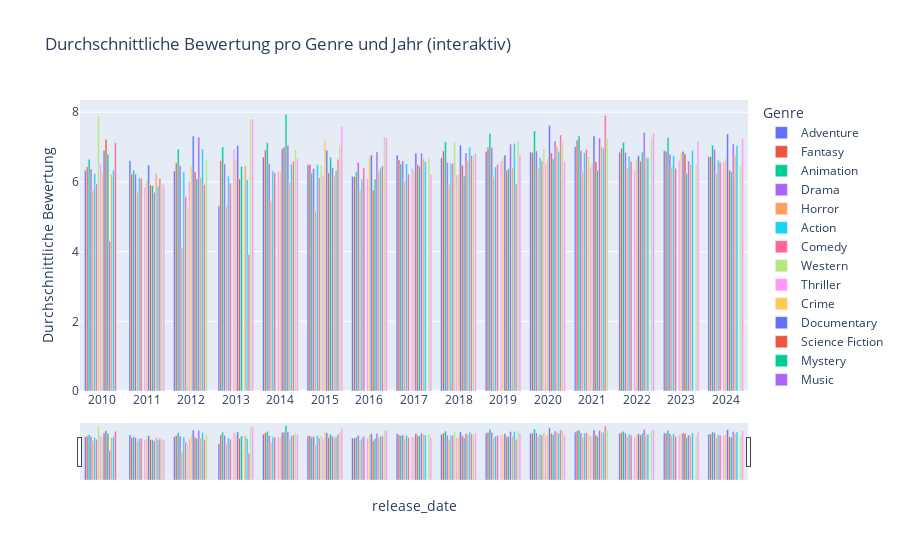

Notebook code for this chart:
### Markdown cell above
##### Visualisierung der durchschnittlichen Bewertung pro Genre pro Jahr

### Code cell
# Verbesserung: Wir müssen pro Trace das richtige customdata setzen und hovertemplate anpassen
import pandas as pd
import plotly.express as px

# Annahme: df_grouped enthält Spalten: release_date, year, genre_name, avg_rating
# Wir erstellen einen DataFrame pro Genre-Trace und übergeben genre_name als customdata in jedem Trace.

def plot_interactive_genre(df_grouped):
    fig = px.bar(
        df_grouped,
        x='release_date',
        y='avg_rating',
        color='genre_name',
        barmode='group',
        labels={
            'year': 'Jahr',
            'avg_rating': 'Durchschnittliche Bewertung',
            'genre_name': 'Genre'
        },
        title='Durchschnittliche Bewertung pro Genre und Jahr (interaktiv)'
    )

    # Für jeden Trace: setze custom data individuell
    for trace in fig.data:
        # Der Name des Trace ist bereits der Genre-Name
        genre = trace.name
        # custom data: eine Spalte mit Genre-Namen, gleiche Länge wie x
        trace.customdata = [genre] * len(trace.x)
        # Hover template mit Nutzung von custom data
        trace.hovertemplate = (
            '<b>Genre:</b> %{customdata}<br>'
            '<b>Jahr:</b> %{x}<br>'
            '<b>Bewertung:</b> %{y:.2f}<extra></extra>'
        )

    fig.update_layout(
        xaxis=dict(rangeslider=dict(visible=True), type='category'),
        hovermode='closest',
        legend=dict(title='Genre', orientation='v', x=1.02, y=1)
    )

    return fig

# Anwendung:
fig = plot_interactive_genre(df_grouped)
fig.show()

### Figure 1 — Plotly figure (JSON) as saved in the notebook; plotly's stock layout.template omitted (floating-point values rounded to 4 significant figures)
{"data": [{"alignmentgroup": "True", "hovertemplate": "<b>Genre:</b> %{customdata}<br><b>Jahr:</b> %{x}<br><b>Bewertung:</b> %{y:.2f}<extra></extra>", "legendgroup": "Adventure", "marker": {"color": "#636efa", "pattern": {"shape": ""}}, "name": "Adventure", "offsetgroup": "Adventure", "orientation": "v", "showlegend": true, "textposition": "auto", "x": [2010, 2011, 2012, 2013, 2014, 2015, 2016, 2017, 2018, 2019, 2020, 2021, 2022, 2023, 2024], "xaxis": "x", "y": [6.335, 6.608, 6.314, 5.314, 6.71, 6.493, 6.158, 6.764, 6.692, 6.873, 6.861, 7.009, 6.851, 6.897, 6.726], "yaxis": "y", "type": "bar", "customdata": ["Adventure", "Adventure", "Adventure", "Adventure", "Adventure", "Adventure", "Adventure", "Adventure", "Adventure", "Adventure", "Adventure", "Adventure", "Adventure", "Adventure", "Adventure"]}, {"alignmentgroup": "True", "hovertemplate": "<b>Genre:</b> %{customdata}<br><b>Jahr:</b> %{x}<br><b>Bewertung:</b> %{y:.2f}<extra></extra>", "legendgroup": "Fantasy", "marker": {"color": "#EF553B", "pattern": {"shape": ""}}, "name": "Fantasy", "offsetgroup": "Fantasy", "orientation": "v", "showlegend": true, "textposition": "auto", "x": [2010, 2011, 2012, 2013, 2014, 2015, 2016, 2017, 2018, 2019, 2020, 2021, 2022, 2023, 2024], "xaxis": "x", "y": [6.434, 6.225, 6.548, 6.608, 6.918, 6.497, 6.151, 6.627, 6.888, 6.996, 6.836, 7.198, 6.965, 6.877, 6.722], "yaxis": "y", "type": "bar", "customdata": ["Fantasy", "Fantasy", "Fantasy", "Fantasy", "Fantasy", "Fantasy", "Fantasy", "Fantasy", "Fantasy", "Fantasy", "Fantasy", "Fantasy", "Fantasy", "Fantasy", "Fantasy"]}, {"alignmentgroup": "True", "hovertemplate": "<b>Genre:</b> %{customdata}<br><b>Jahr:</b> %{x}<br><b>Bewertung:</b> %{y:.2f}<extra></extra>", "legendgroup": "Animation", "marker": {"color": "#00cc96", "pattern": {"shape": ""}}, "name": "Animation", "offsetgroup": "Animation", "orientation": "v", "showlegend": true, "textposition": "auto", "x": [2010, 2011, 2012, 2013, 2014, 2015, 2016, 2017, 2018, 2019, 2020, 2021, 2022, 2023, 2024], "xaxis": "x", "y": [6.65, 6.334, 6.942, 7.005, 7.127, 6.254, 6.285, 6.514, 7.151, 7.388, 7.463, 7.322, 7.137, 7.267, 7.051], "yaxis": "y", "type": "bar", "customdata": ["Animation", "Animation", "Animation", "Animation", "Animation", "Animation", "Animation", "Animation", "Animation", "Animation", "Animation", "Animation", "Animation", "Animation", "Animation"]}, {"alignmentgroup": "True", "hovertemplate": "<b>Genre:</b> %{customdata}<br><b>Jahr:</b> %{x}<br><b>Bewertung:</b> %{y:.2f}<extra></extra>", "legendgroup": "Drama", "marker": {"color": "#ab63fa", "pattern": {"shape": ""}}, "name": "Drama", "offsetgroup": "Drama", "orientation": "v", "showlegend": true, "textposition": "auto", "x": [2010, 2011, 2012, 2013, 2014, 2015, 2016, 2017, 2018, 2019, 2020, 2021, 2022, 2023, 2024], "xaxis": "x", "y": [6.368, 6.225, 6.462, 6.515, 6.528, 6.387, 6.559, 6.601, 6.558, 6.984, 6.894, 6.904, 6.845, 6.791, 6.931], "yaxis": "y", "type": "bar", "customdata": ["Drama", "Drama", "Drama", "Drama", "Drama", "Drama", "Drama", "Drama", "Drama", "Drama", "Drama", "Drama", "Drama", "Drama", "Drama"]}, {"alignmentgroup": "True", "hovertemplate": "<b>Genre:</b> %{customdata}<br><b>Jahr:</b> %{x}<br><b>Bewertung:</b> %{y:.2f}<extra></extra>", "legendgroup": "Horror", "marker": {"color": "#FFA15A", "pattern": {"shape": ""}}, "name": "Horror", "offsetgroup": "Horror", "orientation": "v", "showlegend": true, "textposition": "auto", "x": [2010, 2011, 2012, 2013, 2014, 2015, 2016, 2017, 2018, 2019, 2020, 2021, 2022, 2023, 2024], "xaxis": "x", "y": [5.755, 5.702, 4.112, 5.297, 5.462, 5.163, 5.788, 6.006, 5.93, 6.145, 6.383, 6.281, 6.396, 6.436, 6.251], "yaxis": "y", "type": "bar", "customdata": ["Horror", "Horror", "Horror", "Horror", "Horror", "Horror", "Horror", "Horror", "Horror", "Horror", "Horror", "Horror", "Horror", "Horror", "Horror"]}, {"alignmentgroup": "True", "hovertemplate": "<b>Genre:</b> %{customdata}<br><b>Jahr:</b> %{x}<br><b>Bewertung:</b> %{y:.2f}<extra></extra>", "legendgroup": "Action", "marker": {"color": "#19d3f3", "pattern": {"shape": ""}}, "name": "Action", "offsetgroup": "Action", "orientation": "v", "showlegend": true, "textposition": "auto", "x": [2010, 2011, 2012, 2013, 2014, 2015, 2016, 2017, 2018, 2019, 2020, 2021, 2022, 2023, 2024], "xaxis": "x", "y": [6.233, 6.122, 6.286, 6.167, 6.312, 6.497, 6.073, 6.521, 6.535, 6.43, 6.693, 6.84, 6.738, 6.757, 6.623], "yaxis": "y", "type": "bar", "customdata": ["Action", "Action", "Action", "Action", "Action", "Action", "Action", "Action", "Action", "Action", "Action", "Action", "Action", "Action", "Action"]}, {"alignmentgroup": "True", "hovertemplate": "<b>Genre:</b> %{customdata}<br><b>Jahr:</b> %{x}<br><b>Bewertung:</b> %{y:.2f}<extra></extra>", "legendgroup": "Comedy", "marker": {"color": "#FF6692", "pattern": {"shape": ""}}, "name": "Comedy", "offsetgroup": "Comedy", "orientation": "v", "showlegend": true, "textposition": "auto", "x": [2010, 2011, 2012, 2013, 2014, 2015, 2016, 2017, 2018, 2019, 2020, 2021, 2022, 2023, 2024], "xaxis": "x", "y": [5.939, 6.105, 5.571, 5.963, 6.258, 6.119, 6.399, 6.228, 6.528, 6.502, 6.608, 6.926, 6.588, 6.392, 6.566], "yaxis": "y", "type": "bar", "customdata": ["Comedy", "Comedy", "Comedy", "Comedy", "Comedy", "Comedy", "Comedy", "Comedy", "Comedy", "Comedy", "Comedy", "Comedy", "Comedy", "Comedy", "Comedy"]}, {"alignmentgroup": "True", "hovertemplate": "<b>Genre:</b> %{customdata}<br><b>Jahr:</b> %{x}<br><b>Bewertung:</b> %{y:.2f}<extra></extra>", "legendgroup": "Western", "marker": {"color": "#B6E880", "pattern": {"shape": ""}}, "name": "Western", "offsetgroup": "Western", "orientation": "v", "showlegend": true, "textposition": "auto", "x": [2010, 2012, 2015, 2018, 2020, 2021], "xaxis": "x", "y": [7.882, 5.241, 6.478, 7.137, 6.956, 6.731], "yaxis": "y", "type": "bar", "customdata": ["Western", "Western", "Western", "Western", "Western", "Western"]}, {"alignmentgroup": "True", "hovertemplate": "<b>Genre:</b> %{customdata}<br><b>Jahr:</b> %{x}<br><b>Bewertung:</b> %{y:.2f}<extra></extra>", "legendgroup": "Thriller", "marker": {"color": "#FF97FF", "pattern": {"shape": ""}}, "name": "Thriller", "offsetgroup": "Thriller", "orientation": "v", "showlegend": true, "textposition": "auto", "x": [2010, 2011, 2012, 2013, 2014, 2015, 2016, 2017, 2018, 2019, 2020, 2021, 2022, 2023, 2024], "xaxis": "x", "y": [6.521, 5.853, 6.012, 6.929, 6.292, 6.153, 6.092, 6.388, 6.195, 6.601, 6.531, 6.41, 6.334, 6.617, 6.565], "yaxis": "y", "type": "bar", "customdata": ["Thriller", "Thriller", "Thriller", "Thriller", "Thriller", "Thriller", "Thriller", "Thriller", "Thriller", "Thriller", "Thriller", "Thriller", "Thriller", "Thriller", "Thriller"]}, {"alignmentgroup": "True", "hovertemplate": "<b>Genre:</b> %{customdata}<br><b>Jahr:</b> %{x}<br><b>Bewertung:</b> %{y:.2f}<extra></extra>", "legendgroup": "Crime", "marker": {"color": "#FECB52", "pattern": {"shape": ""}}, "name": "Crime", "offsetgroup": "Crime", "orientation": "v", "showlegend": true, "textposition": "auto", "x": [2010, 2011, 2012, 2013, 2014, 2015, 2016, 2017, 2018, 2019, 2020, 2021, 2022, 2023, 2024], "xaxis": "x", "y": [6.278, 6.046, 6.464, 6.642, 6.299, 7.187, 6.713, 6.351, 6.219, 6.677, 6.656, 6.535, 6.655, 6.849, 6.667], "yaxis": "y", "type": "bar", "customdata": ["Crime", "Crime", "Crime", "Crime", "Crime", "Crime", "Crime", "Crime", "Crime", "Crime", "Crime", "Crime", "Crime", "Crime", "Crime"]}, {"alignmentgroup": "True", "hovertemplate": "<b>Genre:</b> %{customdata}<br><b>Jahr:</b> %{x}<br><b>Bewertung:</b> %{y:.2f}<extra></extra>", "legendgroup": "Documentary", "marker": {"color": "#636efa", "pattern": {"shape": ""}}, "name": "Documentary", "offsetgroup": "Documentary", "orientation": "v", "showlegend": true, "textposition": "auto", "x": [2010, 2011, 2012, 2013, 2014, 2015, 2016, 2017, 2018, 2019, 2020, 2021, 2022, 2023, 2024], "xaxis": "x", "y": [6.906, 6.486, 7.315, 7.042, 6.948, 6.907, 6.769, 6.825, 7.053, 6.769, 7.616, 7.315, 6.753, 6.878, 7.377], "yaxis": "y", "type": "bar", "customdata": ["Documentary", "Documentary", "Documentary", "Documentary", "Documentary", "Documentary", "Documentary", "Documentary", "Documentary", "Documentary", "Documentary", "Documentary", "Documentary", "Documentary", "Documentary"]}, {"alignmentgroup": "True", "hovertemplate": "<b>Genre:</b> %{customdata}<br><b>Jahr:</b> %{x}<br><b>Bewertung:</b> %{y:.2f}<extra></extra>", "legendgroup": "Science Fiction", "marker": {"color": "#EF553B", "pattern": {"shape": ""}}, "name": "Science Fiction", "offsetgroup": "Science Fiction", "orientation": "v", "showlegend": true, "textposition": "auto", "x": [2010, 2011, 2012, 2013, 2014, 2015, 2016, 2017, 2018, 2019, 2020, 2021, 2022, 2023, 2024], "xaxis": "x", "y": [7.216, 5.91, 6.282, 6.084, 7.002, 6.26, 5.76, 6.494, 6.479, 6.333, 6.83, 6.579, 6.594, 6.801, 6.334], "yaxis": "y", "type": "bar", "customdata": ["Science Fiction", "Science Fiction", "Science Fiction", "Science Fiction", "Science Fiction", "Science Fiction", "Science Fiction", "Science Fiction", "Science Fiction", "Science Fiction", "Science Fiction", "Science Fiction", "Science Fiction", "Science Fiction", "Science Fiction"]}, {"alignmentgroup": "True", "hovertemplate": "<b>Genre:</b> %{customdata}<br><b>Jahr:</b> %{x}<br><b>Bewertung:</b> %{y:.2f}<extra></extra>", "legendgroup": "Mystery", "marker": {"color": "#00cc96", "pattern": {"shape": ""}}, "name": "Mystery", "offsetgroup": "Mystery", "orientation": "v", "showlegend": true, "textposition": "auto", "x": [2010, 2011, 2012, 2013, 2014, 2015, 2016, 2017, 2018, 2019, 2020, 2021, 2022, 2023, 2024], "xaxis": "x", "y": [6.795, 5.891, 6.085, 6.443, 7.933, 6.71, 6.08, 6.441, 6.166, 6.382, 6.668, 6.333, 6.854, 6.238, 6.29], "yaxis": "y", "type": "bar", "customdata": ["Mystery", "Mystery", "Mystery", "Mystery", "Mystery", "Mystery", "Mystery", "Mystery", "Mystery", "Mystery", "Mystery", "Mystery", "Mystery", "Mystery", "Mystery"]}, {"alignmentgroup": "True", "hovertemplate": "<b>Genre:</b> %{customdata}<br><b>Jahr:</b> %{x}<br><b>Bewertung:</b> %{y:.2f}<extra></extra>", "legendgroup": "Music", "marker": {"color": "#ab63fa", "pattern": {"shape": ""}}, "name": "Music", "offsetgroup": "Music", "orientation": "v", "showlegend": true, "textposition": "auto", "x": [2010, 2011, 2012, 2014, 2015, 2016, 2017, 2018, 2019, 2020, 2021, 2022, 2023, 2024], "xaxis": "x", "y": [4.3, 5.701, 7.284, 7.05, 6.415, 6.859, 6.826, 6.83, 7.085, 7.173, 7.261, 7.421, 6.599, 7.086], "yaxis": "y", "type": "bar", "customdata": ["Music", "Music", "Music", "Music", "Music", "Music", "Music", "Music", "Music", "Music", "Music", "Music", "Music", "Music"]}, {"alignmentgroup": "True", "hovertemplate": "<b>Genre:</b> %{customdata}<br><b>Jahr:</b> %{x}<br><b>Bewertung:</b> %{y:.2f}<extra></extra>", "legendgroup": "Romance", "marker": {"color": "#FFA15A", "pattern": {"shape": ""}}, "name": "Romance", "offsetgroup": "Romance", "orientation": "v", "showlegend": true, "textposition": "auto", "x": [2010, 2011, 2012, 2013, 2014, 2015, 2016, 2017, 2018, 2019, 2020, 2021, 2022, 2023, 2024], "xaxis": "x", "y": [6.218, 6.244, 6.122, 6.464, 5.986, 6.17, 6.314, 6.665, 6.613, 6.415, 7.019, 7.023, 6.701, 6.507, 6.766], "yaxis": "y", "type": "bar", "customdata": ["Romance", "Romance", "Romance", "Romance", "Romance", "Romance", "Romance", "Romance", "Romance", "Romance", "Romance", "Romance", "Romance", "Romance", "Romance"]}, {"alignmentgroup": "True", "hovertemplate": "<b>Genre:</b> %{customdata}<br><b>Jahr:</b> %{x}<br><b>Bewertung:</b> %{y:.2f}<extra></extra>", "legendgroup": "Family", "marker": {"color": "#19d3f3", "pattern": {"shape": ""}}, "name": "Family", "offsetgroup": "Family", "orientation": "v", "showlegend": true, "textposition": "auto", "x": [2010, 2011, 2012, 2013, 2014, 2015, 2016, 2017, 2018, 2019, 2020, 2021, 2022, 2023, 2024], "xaxis": "x", "y": [6.34, 5.873, 6.942, 6.066, 6.508, 6.337, 6.405, 6.582, 6.998, 7.103, 6.872, 6.97, 6.687, 6.899, 7.041], "yaxis": "y", "type": "bar", "customdata": ["Family", "Family", "Family", "Family", "Family", "Family", "Family", "Family", "Family", "Family", "Family", "Family", "Family", "Family", "Family"]}, {"alignmentgroup": "True", "hovertemplate": "<b>Genre:</b> %{customdata}<br><b>Jahr:</b> %{x}<br><b>Bewertung:</b> %{y:.2f}<extra></extra>", "legendgroup": "TV Movie", "marker": {"color": "#FF6692", "pattern": {"shape": ""}}, "name": "TV Movie", "offsetgroup": "TV Movie", "orientation": "v", "showlegend": true, "textposition": "auto", "x": [2010, 2011, 2012, 2013, 2014, 2015, 2016, 2018, 2019, 2020, 2021], "xaxis": "x", "y": [7.121, 6.1, 5.923, 3.918, 6.594, 6.649, 6.462, 6.76, 5.95, 7.346, 7.911], "yaxis": "y", "type": "bar", "customdata": ["TV Movie", "TV Movie", "TV Movie", "TV Movie", "TV Movie", "TV Movie", "TV Movie", "TV Movie", "TV Movie", "TV Movie", "TV Movie"]}, {"alignmentgroup": "True", "hovertemplate": "<b>Genre:</b> %{customdata}<br><b>Jahr:</b> %{x}<br><b>Bewertung:</b> %{y:.2f}<extra></extra>", "legendgroup": "History", "marker": {"color": "#B6E880", "pattern": {"shape": ""}}, "name": "History", "offsetgroup": "History", "orientation": "v", "showlegend": true, "textposition": "auto", "x": [2011, 2012, 2013, 2014, 2015, 2016, 2017, 2018, 2019, 2020, 2021, 2022, 2023, 2024], "xaxis": "x", "y": [5.96, 6.65, 7.8, 6.933, 7.061, 7.299, 6.704, 6.764, 7.165, 7.151, 7.24, 7.283, 6.515, 6.47], "yaxis": "y", "type": "bar", "customdata": ["History", "History", "History", "History", "History", "History", "History", "History", "History", "History", "History", "History", "History", "History"]}, {"alignmentgroup": "True", "hovertemplate": "<b>Genre:</b> %{customdata}<br><b>Jahr:</b> %{x}<br><b>Bewertung:</b> %{y:.2f}<extra></extra>", "legendgroup": "War", "marker": {"color": "#FF97FF", "pattern": {"shape": ""}}, "name": "War", "offsetgroup": "War", "orientation": "v", "showlegend": true, "textposition": "auto", "x": [2011, 2013, 2014, 2015, 2016, 2017, 2018, 2019, 2020, 2022, 2023, 2024], "xaxis": "x", "y": [5.925, 7.8, 6.67, 7.592, 7.27, 6.214, 6.828, 6.779, 6.585, 7.405, 7.16, 7.239], "yaxis": "y", "type": "bar", "customdata": ["War", "War", "War", "War", "War", "War", "War", "War", "War", "War", "War", "War"]}], "layout": {"xaxis": {"anchor": "y", "domain": [0.0, 1.0], "title": {"text": "release_date"}, "rangeslider": {"visible": true}, "type": "category"}, "yaxis": {"anchor": "x", "domain": [0.0, 1.0], "title": {"text": "Durchschnittliche Bewertung"}}, "legend": {"title": {"text": "Genre"}, "tracegroupgap": 0, "orientation": "v", "x": 1.02, "y": 1}, "title": {"text": "Durchschnittliche Bewertung pro Genre und Jahr (interaktiv)"}, "barmode": "group", "hovermode": "closest"}}
